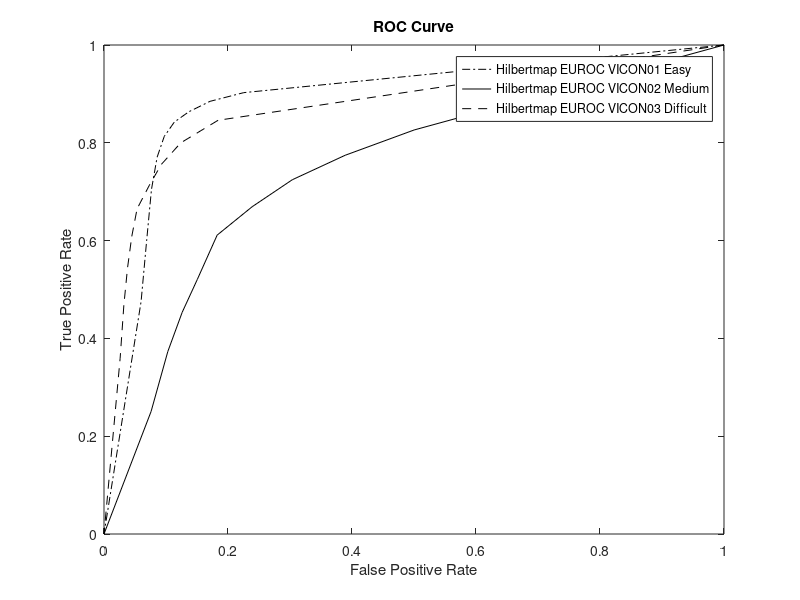
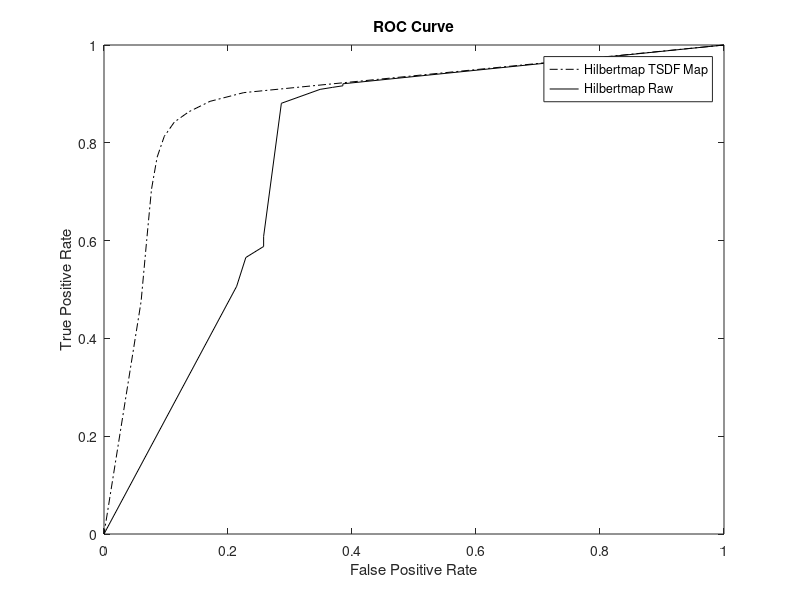

Write MATLAB code to recreate these figures, in order.
clc; clear all;

%%
figure(1);
A =[0, 1, 1;
0.1, 0.225437, 0.902591;
0.2, 0.170975, 0.884789;
0.3, 0.136737, 0.863401;
0.4, 0.113389, 0.842324;
0.5, 0.097127, 0.812933;
0.6, 0.0856356, 0.770432;
0.7, 0.0765638, 0.704669;
0.8, 0.0688839, 0.601355;
0.9, 0.0598219, 0.475486;
1.0, 0.0, 0.0];

Prob = A(:, 1);
Precision = A(:, 2);
Recall = A(:, 3);

plot(Precision, Recall, 'k-.'); hold on;
A =[0, 1, 1;
0.1, 0.500301, 0.826268;
0.2, 0.388887, 0.774459;
0.3, 0.30375, 0.724488;
0.4, 0.239102, 0.669402;
0.5, 0.182503, 0.611215;
0.6, 0.150412, 0.520323;
0.7, 0.126102, 0.453346;
0.8, 0.102918, 0.373166;
0.9, 0.0759655, 0.250662;
1.0, 0.0, 0.0];

Prob = A(:, 1);
Precision = A(:, 2);
Recall = A(:, 3);

plot(Precision, Recall, 'k-'); hold on;

A =[0, 1, 1;
0.1, 0.184026, 0.846078;
0.2, 0.123731, 0.799863;
0.3, 0.0925575, 0.755938;
0.4, 0.0726977, 0.712214;
0.5, 0.0533132, 0.66482;
0.6, 0.0447825, 0.608492;
0.7, 0.0379329, 0.544067;
0.8, 0.0320088, 0.467825;
0.9, 0.0260234, 0.359382;
1.0, 0.0, 0.0];

Prob = A(:, 1);
Precision = A(:, 2);
Recall = A(:, 3);

plot(Precision, Recall, 'k--'); hold on;

title('ROC Curve'); hold on;
xlabel('False Positive Rate'); hold on;
ylabel('True Positive Rate'); hold on;
legend('Hilbertmap EUROC VICON01 Easy', 'Hilbertmap EUROC VICON02 Medium', 'Hilbertmap EUROC VICON03 Difficult'); hold off;

%%
%%
figure(2);
A =[0, 1, 1;
0.1, 0.225437, 0.902591;
0.2, 0.170975, 0.884789;
0.3, 0.136737, 0.863401;
0.4, 0.113389, 0.842324;
0.5, 0.097127, 0.812933;
0.6, 0.0856356, 0.770432;
0.7, 0.0765638, 0.704669;
0.8, 0.0688839, 0.601355;
0.9, 0.0598219, 0.475486;
1.0, 0.0, 0.0];

Prob = A(:, 1);
Precision = A(:, 2);
Recall = A(:, 3);

plot(Precision, Recall, 'k-.'); hold on;

A =[0, 1, 1;
0.1, 0.385287, 0.920674;
0.2, 0.385287, 0.916604;
0.3, 0.368326, 0.91332;
0.4, 0.348538, 0.909277;
0.5, 0.28608, 0.88081;
0.6, 0.257466, 0.608657;
0.7, 0.257466, 0.587997;
0.8, 0.228755, 0.565466;
0.9, 0.213933, 0.506483;
1.0, 0.0, 0.0];

Prob = A(:, 1);
Precision = A(:, 2);
Recall = A(:, 3);

plot(Precision, Recall, 'k-'); hold on;

title('ROC Curve'); hold on;
xlabel('False Positive Rate'); hold on;
ylabel('True Positive Rate'); hold on;
legend('Hilbertmap TSDF Map', 'Hilbertmap Raw'); hold off;

